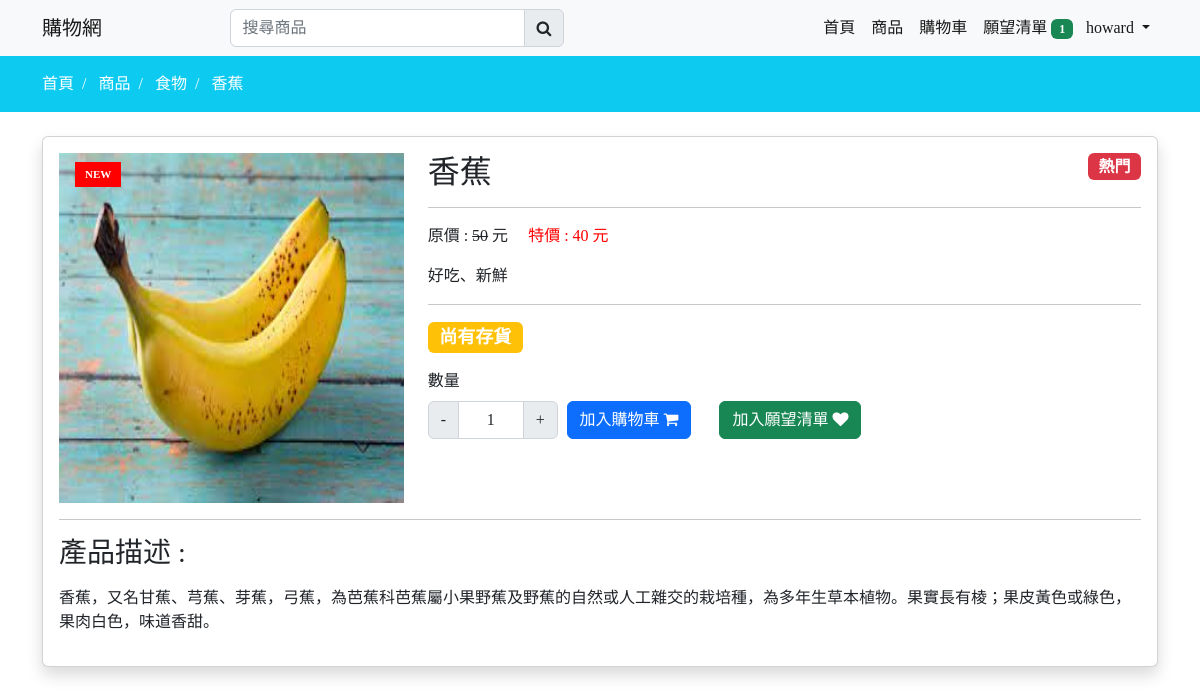
The app's page /collections/11819d49-0b38-11ed-8ef7-18cc182a562e/758059c7-0b38-11ed-8d01-18cc182a562e/ (signed in) with its own data.
### mainapp/models.py (models this page shows, shortened)
class Profile(models.Model):
    user = models.OneToOneField(
        User, on_delete=models.CASCADE, null=True, blank=True)
    last_name = models.CharField(max_length=150, null=True, blank=True)
    first_name = models.CharField(max_length=150, null=True, blank=True)
    phone = models.CharField(max_length=150, null=True, blank=True)
    address = models.CharField(max_length=150, null=True, blank=True)
    email = models.EmailField(max_length=150, null=True, blank=True)
    profile_image = models.ImageField(
        upload_to=get_profile_file_path, null=True, blank=True)
    create_at = models.DateTimeField(auto_now_add=True)
    @property
    def cart_item_total(self):
        total = len(self.cart_set.all())
        return total
    @property
    def wishlist_item_total(self):
        total = len(self.wishlist_set.all())
        return total
    @property
    def profile_imageURL(self):
        try:
            url = self.profile_image.url
        except:
            url = 'images/profile.jpg'
        return url

class Wishlist(models.Model):
    user = models.ForeignKey(Profile, on_delete=models.CASCADE)
    product = models.ForeignKey(Product, on_delete=models.CASCADE)
    create_at = models.DateTimeField(auto_now_add=True)

class Product(models.Model):
    category = models.ForeignKey(Category, on_delete=models.CASCADE)
    slug = models.SlugField(null=False, unique=True, default=uuid.uuid1)
    name = models.CharField(max_length=150, null=False, blank=False)
    product_image = models.ImageField(
        upload_to=get_file_path, null=True, blank=True)
    small_description = models.CharField(
        max_length=150, null=False, blank=False)
    description = models.TextField(max_length=500, null=False, blank=False)
    quantity = models.IntegerField(null=False, blank=False)
    original_price = models.IntegerField(null=False, blank=False)
    selling_price = models.IntegerField(null=False, blank=False)
    status = models.BooleanField(default=False, help_text='0=default,1=Hidden')
    trending = models.BooleanField(
        default=False, help_text='0=default,1=Trending')
    tag = models.CharField(max_length=150, null=True, blank=True)
    meta_title = models.CharField(max_length=150, null=True, blank=True)
    meta_keywords = models.CharField(max_length=150, null=True, blank=True)
    meta_description = models.CharField(max_length=150, null=True, blank=True)
    created_at = models.DateTimeField(auto_now_add=True)
    @property
    def product_imageURL(self):
        try:
            url = self.product_image.url
        except:
            url = ''
        return url

class Category(models.Model):  # editable 不可修改(會直接不顯示)
    slug = models.SlugField(null=False, unique=True,
                            default=uuid.uuid1, editable=False)
    name = models.CharField(max_length=150, null=False, blank=False)
    image = models.ImageField(upload_to=get_file_path, null=True, blank=True)
    description = models.TextField(max_length=500, null=False, blank=False)
    status = models.BooleanField(default=False, help_text='0=default,1=Hidden')
    trending = models.BooleanField(
        default=False, help_text='0=default,1=Trending')  # 趨勢
    meta_title = models.CharField(max_length=150, null=False, blank=False)
    meta_keywords = models.CharField(max_length=150, null=False, blank=False)
    meta_description = models.TextField(
        max_length=150, null=False, blank=False)
    created_at = models.DateTimeField(auto_now_add=True)

### mainapp/views.py (the view)
def productview(request, cate_slug, prod_slug):
    if request.user.is_authenticated:
        profile = Profile.objects.get(user=request.user)
    if Category.objects.filter(slug=cate_slug, status=0):
        if Product.objects.filter(slug=prod_slug, status=0):
            products = Product.objects.filter(slug=prod_slug, status=0).first()
            if request.user.is_authenticated:
                hasitem_in_cart = Cart.objects.filter(
                    user=request.user.profile, product__slug=prod_slug).exists()
        else:
            messages.error(request, '沒有相關產品')
            return redirect('collections')
    else:
        messages.error(request, '沒有相關類別')
        return redirect('collections')
    return render(request, 'store/products/productview.html', locals())

### mainapp/templates/store/products/productview.html (shortened to what this page needs)
{% extends 'store/layouts/main.html' %}
{% load static %}
{% block content %}
<div class="py-3 bg-info">
    <div class="container">
        <a class="text-white" href="{% url 'home' %}">首頁 &nbsp;/ &nbsp;</a>
        <a class="text-white" href="{% url 'collections' %}">商品 &nbsp;/ &nbsp;</a>
        <a class="text-white" href="{% url 'collectionsview' products.category.slug %}">{{products.category.name}} &nbsp;/ &nbsp;</a>
        <a class="text-white" href="{% url 'productview' products.category.slug products.slug %}"> {{products.name}}</a>
    </div>
</div>
<div class="container mt-4">
    <div class="row">
        <div class="col-md-12">
            <div class="card shadow product_data">
                <div class="card-body">
                    <div class="row">
                        <div class="col-md-4">
                            {% if products.tag %}
                                <label class="product-viewtag">{{products.tag}}</label>
                            {% endif %}
                            <img src="{% static products.product_imageURL %}"  height="350px"  class="w-100" alt="Image">
                        </div>
                        <div class="col-md-8">
                            <h2 class="mb-0">
                                {{products.name}}
                                {% if products.trending %}
                                    <label style="font-size: 16px;" class="float-end badge bg-danger trending_tag"> 熱門 </label>
                                {% endif %}
                            </h2>
                            <hr>
                            <label class="me-3">原價 : <s>{{products.original_price}}</s> 元</label>
                            <label class="fw-blod" style="color: red;">特價 : {{products.selling_price}} 元</label>
                            <p class="mt-3">{{products.small_description}}</p>
                            <hr>
                            {% if products.quantity > 0 %}
                                <h4><span class="badge bg-warning">尚有存貨</span></h4>
                            {% else %}
                                <h4><span class="badge bg-danger">售罄</span></h4>
                            {% endif %}
                            <div class="row mt-3">
                                {% if products.quantity > 0 %}
                                <div class="col-md-2">
                                    <label for="Quantity" class="mb-2">數量</label>
                                    <div class="input-group text-center mb-3" style="width: 130px;">
                                        <button class="input-group-text decrement-btn">-</button>
                                        <input type="text" class="form-control text-center qty-input" name="quantity" value="1">
                                        <button class="input-group-text increment-btn">+</button>
                                    </div>
                                </div>
                                {% endif %}
                                <div class="col-md-10 ">
                                    <br>
                                    {% if products.quantity > 0 %}
                                        <button type="button" class="btn btn-primary ms-3 me-4 mt-2 addToCartBtn">
                                            加入購物車 <i class="fa fa-shopping-cart"></i>
                                        </button>
                                    {% endif %}
                                    {% if not hasitem_in_cart %}
                                    <button type="button" class="btn btn-success mt-2 addToWishlist" data-id="{{products.id}}">
                                        加入願望清單 <i class="fa fa-heart"></i>
                                    </button>
                                    {% endif %}
                                </div>
                            </div>
                        </div>
                    </div>
                    <div class="col-md-12">
                        <hr>
                        <h3>產品描述 : </h3>
                        <p class="mt-3">{{products.description}}</p>
                    </div>
                </div>
            </div>
        </div>
    </div>
</div>
{% endblock content %}

### mainapp/templates/store/inc/navbar.html (shortened to what this page needs)
{% load static %}
<nav class="navbar navbar-expand-lg bg-light" id="item_count">
    <div class="container">
      <a class="navbar-brand" href="{% url 'home' %}">購物網</a>
      <div class="search-bar">
        <form action="{% url 'search_product' %}" method="POST">
          <div class="input-group">
            <input type="search" class="form-control" id="search_product" name="search_product" placeholder="搜尋商品" required>
            <button class="input-group-text"><i class="fa fa-search"></i></button>
          </div>
      </form>
      </div>
      <div class="collapse navbar-collapse" id="navbarNav">
        <ul class="navbar-nav ms-auto">
          <li class="nav-item">
            <a class="nav-link active {% if request.resolver_match.url_name == 'home' %}navactive{% endif %}" aria-current="page" href="{% url 'home' %}">首頁</a>
          </li>
          <li class="nav-item">
            <a class="nav-link active {% if request.resolver_match.url_name == 'collections' %}navactive{% endif %}" href="{% url 'collections' %}">商品</a>
          </li>
          <li class="nav-item">
            <a class="nav-link active {% if request.resolver_match.url_name == 'cart' %}navactive{% endif %}" aria-current="page" href="{% url 'cart' %}">
              購物車
            </a>
          </li>
          <li class="nav-item">
            <a class="nav-link active {% if request.resolver_match.url_name == 'wishlist' %}navactive{% endif %}" aria-current="page" href="{% url 'wishlist' %}">
              願望清單
              {% if profile.wishlist_item_total > 0 %}
              <span class="badge badge-pill bg-success wishlist-count" style="margin-right: -3px;">{{profile.wishlist_item_total}}</span>
              {% endif %}
            </a>
          </li>
          {% if request.user.is_authenticated %}
          <li class="nav-item dropdown">
            <a class="nav-link dropdown-toggle active ints"
            href="#" role="button" data-bs-toggle="dropdown" aria-expanded="false">
              {{request.user}}
            </a>
          </li>
          {% else %}
          <li class="nav-item">
            <a class="nav-link" href="{% url 'login2' %}">登入</a>
          </li>
          {% endif  %}
        </ul>
      </div>
    </div>
  </nav>

### static/css/custom.css (style rules this page uses)
.search-bar { width: 30% !important; margin-left: 10%; }

### mainapp/templates/store/layouts/main.html (style rules this page uses)
* { font-family: 'Noto Serif TC', serif; }
a { text-decoration: none; }
.product-viewtag { background-color: red; color: #fff; font-size: 11px; line-height: 1; position: absolute; text-align: center; text-transform: uppercase; top: 25px; margin-left: 1rem; padding: 7px 10px; font-weight: 600; min-width: 45px; }

### records on screen
Profile: wishlist_item_total "1"
Product: category.name "食物", name "香蕉", tag "NEW", product_image (picture), original_price "50", selling_price "40", small_description "好吃、新鮮", description "香蕉，又名甘蕉、芎蕉、芽蕉，弓蕉，為芭蕉科芭蕉屬小果野蕉及野蕉的自然或人工雜交的栽培種，為多年生草本植物。果實長有棱；果皮黃色或綠色，果肉白色，味道香甜。"

### other values on screen
{{ request.user }} "howard"
